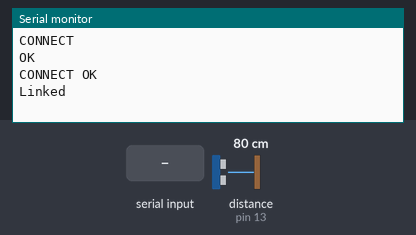
Simulated run of this sketch. Board: Arduino Uno, built with avr-gcc and run on an emulated ATmega328P. Shown: the last lines printed to the serial monitor. The inputs (shaded band) are chosen by the test bench; at power-on: distance to the obstacle (sensor on pin 13) 80 cm. The echo pulse lasts 58.3 µs per cm; the modem accepts every AT command (registered, SIM ready, sends succeed) and sends nothing else.

Above: at 14.1 s.
14.2 s: "1" received over the second serial link
At 16.2 s:
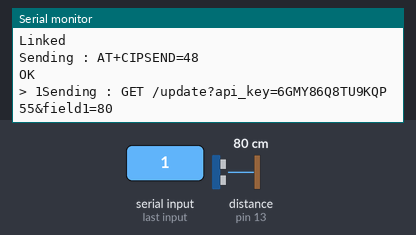
17.9 s: "0" received over the second serial link
At 18.5 s:
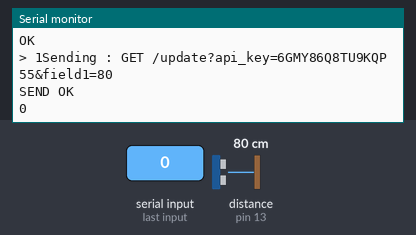

Measured:
- after the input at 14.2 s, the serial monitor: prints a new line after 1.1 s (image 1)
- after the input at 17.9 s, the serial monitor: prints a new line at once (image 2)

The sketch:

ThingSpeakSensorData.ino
```cpp
// Code by M. Ozair Khatri <-- 20-03-2017 -->

#include <Ultrasonic.h>                 //Include Library <-- Ultrasonic by Erick Simões --> from Library Manager
#include <SoftwareSerial.h>

#define _SS_MAX_RX_BUFF 256
#define TRIGPIN 12                      //Pin on which Trig Pin of HC-SR04 is connected
#define ECHOPIN 13                      //Pin on which Echo Pin of HC-SR04 is connected
#define EspRxPIN 8                      //Pin on which Rx of ESP Module is connected
#define EspTxPIN 9                      //Pin on which Tx of ESP Module is connected
#define EspBaudRate 9600                //Baud rate of communication with ESP Module
String domain = "api.thingspeak.com";
String url = "/update?";
String apiKey = "6GMY86Q8TU9KQP55";

Ultrasonic ultrasonic(TRIGPIN, ECHOPIN);
SoftwareSerial mySerial(EspTxPIN, EspRxPIN);

void setup() {
  Serial.begin(9600);
  Serial.println("Data Center ==> Debug Mode");
  mySerial.begin(EspBaudRate);
}

void loop() {
  delay(10000);

  int distance = ultrasonic.distanceRead();

  Serial.print("Distance: ");
  Serial.print(distance);
  Serial.println(" cm");
  Serial.print("Sending : ");
  Serial.println("AT+CIPCLOSE");
  mySerial.println("AT+CIPCLOSE");
  delay(500);
  reader();

  String startString = "AT+CIPSTART=\"TCP\",\"";
  startString += domain;
  startString += "\",80";

  Serial.print("Sending : ");
  Serial.println(startString);
  mySerial.println(startString);
  delay(1500);
  reader();

  String msg = "GET ";
  msg += url + "api_key="  + apiKey + "&field1=" + String(distance);    // Field 1 is being updated
  int len = msg.length();
  len += 2;

  Serial.print("Sending : ");
  Serial.println("AT+CIPSEND=" + String(len));
  mySerial.println("AT+CIPSEND=" + String(len));
  delay(500);
  reader();

  Serial.print("Sending : ");
  Serial.println(msg);
  mySerial.println(msg);
  delay(500);
  reader();
  long tym = millis();
  while(!mySerial.available())
  {
    if((millis() - tym) >5000)
    {
        Serial.println("Timeout");
        break;
    }
  }
  if(mySerial.available())
  {
    while(mySerial.available())
    {
      delay(1);
      Serial.write(mySerial.read());
    }
  }

  Serial.println();
}

void reader()
{
  delay(500);
  if(mySerial.available()>0)
  {
      //Serial.println("Available");
      while(mySerial.available())
      {
        delay(20);
        Serial.write(mySerial.read());
      }
  }
}
```
